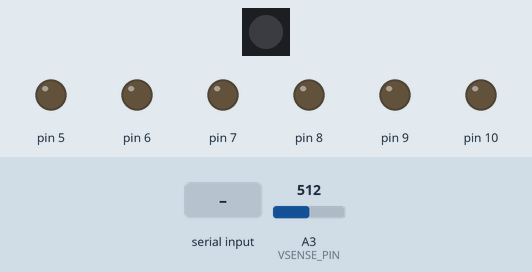
The sketch below on a simulated Arduino Uno, built with avr-gcc and run on an emulated ATmega328P. Parts: 1 RGB LEDs in strip order, left to right, output pins drawn as LEDs (lit = HIGH). The inputs (shaded band) are chosen by the test bench; at power-on: A3 (VSENSE_PIN) = 512. Dim RGB values are drawn brighter than linear; what the sketch prints to the serial monitor is not drawn.

Above: at 1.2 s.
1.3 s: "l,45\n" received over Serial
At 2.3 s:
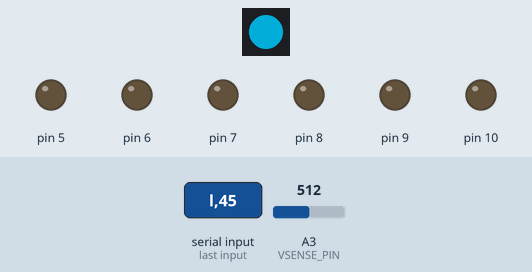
2.8 s: "m,45\n" received over Serial
At 3.4 s:
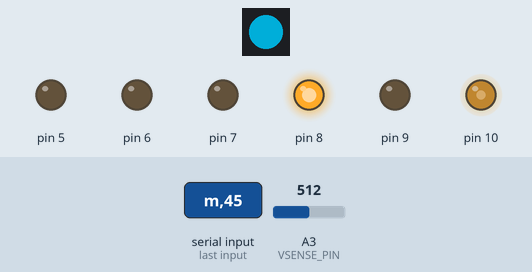
5.8 s: "f,45\n" received over Serial
Timing chart, 0 to 8.8 s (numbered marks = the images above; inputs shaded):
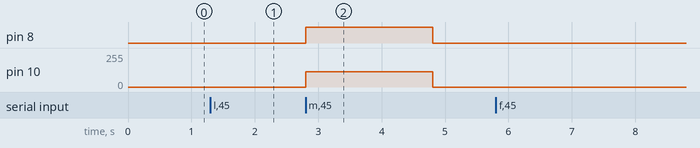

Measured:
- after the input at 2.8 s, pin 8: LOW → HIGH at once, → LOW 2.0 s later; pin 10: 0/255 → 115/255 at once, → 0/255 2.0 s later

The sketch:

car.ino
```cpp
#include <TimerOne.h>
#include <Adafruit_NeoPixel.h>

#define LIGHTS_PIN A1
#define VSENSE_PIN A3

Adafruit_NeoPixel strip = Adafruit_NeoPixel(1, LIGHTS_PIN, NEO_GRB + NEO_KHZ800);

// This example creates a PWM signal with 25 kHz carrier.
//
// Arduino's analogWrite() gives you PWM output, but no control over the
// carrier frequency.  The default frequency is low, typically 490 or
// 3920 Hz.  Sometimes you may need a faster carrier frequency.
//
// The specification for 4-wire PWM fans recommends a 25 kHz frequency
// and allows 21 to 28 kHz.  The default from analogWrite() might work
// with some fans, but to follow the specification we need 25 kHz.
//
// http://www.formfactors.org/developer/specs/REV1_2_Public.pdf
//
// Connect the PWM pin to the fan's control wire (usually blue).  The
// board's ground must be connected to the fan's ground, and the fan
// needs +12 volt power from the computer or a separate power supply.

#include "MotorCtrl.h"


MotorCtrl left_motor(9, 6, 5); //inversion should be applied to dir pins for the left motor
MotorCtrl right_motor(10, 8, 7);

String cmd = "";
int pos = 0;
bool debug_enabled = false;

unsigned long last_cmd = 0;
unsigned long auto_stop_timeout = 2000;
unsigned long last_ping = 0;

// number of analog samples to take per reading
#define NUM_SAMPLES 10

int sum = 0;                    // sum of samples taken
unsigned char sample_count = 0; // current sample number
float voltage = 0.0;            // calculated voltage

void setup(void)
{
  Serial.begin(9600);
  while (!Serial) {
    ; // wait for serial port to connect. Needed for native USB port only
  }


  // 400 us = 2.5 kHz
  // 800 us = 1.25 kHz
  // 200 us = 5.0 kHz
  Timer1.initialize(200);

  strip.begin();
  strip.show(); // Initialize all pixels to 'off'

  Serial.println(F("Setup Finished"));

  pinMode(VSENSE_PIN, INPUT);

}

void calculateVoltage()
{
    // take a number of analog samples and add them up
  if (sample_count < NUM_SAMPLES) {
      sum += analogRead(VSENSE_PIN);
      sample_count++;
  }
  else {
      // calculate the voltage
      // use 5.0 for a 5.0V ADC reference voltage
      // 5.015V is the calibrated reference voltage
      voltage = ((float)sum / (float)NUM_SAMPLES * 5.03) / 1024.0;
      // send voltage for display on Serial Monitor
      // voltage multiplied by 11 when using voltage divider that
      // divides by 11. 11.132 is the calibrated voltage divide
      // value
      sample_count = 0;
      sum = 0;
  }

}

void loop(void)
{

  if (Serial.available() > 0) {
    char a = Serial.read();

    if (cmd == "m") {
      processMove(a);

    }
    else if (cmd == "l") {
      processLights(a);

    }
    else if (cmd == "d") {
      processDebug(a);
    }
    else if (cmd == "") {
      //start character of a recognized command?
      if (a == 'm') {
        cmd = a;
      }
      else if (a == 'l') {
        cmd = a;
      }
      else if (a == 'd') {
        cmd = a;
      }
      if (cmd == "") {
        processSimple(a);
      }

    }
  } // Serial.available()>0

  if ( (millis() - last_cmd) > auto_stop_timeout ) {
    if (left_motor.isRunning() || right_motor.isRunning()) {
      stopCar();
    }
  }

  if ( millis() - last_ping > 1500) {
      Serial.print("p");
      Serial.print(voltage);
      Serial.print("|");
      last_ping = millis();
  }

   calculateVoltage();
}


void finishCommand()
{
  //clear cmd
  cmd = ""; // command name
  pos = 0;  // position in command buffer
  last_cmd = millis();  // for autostop
}
void stopCar()
{
  //stop
  left_motor.stop();
  right_motor.stop();

  left_motor.dumpState();
  right_motor.dumpState();

  if (debug_enabled)Serial.println(F("STOP"));

  last_cmd = 0;
}
void processDebug(char a)
{
  int val = readDigit(a);
  if (val > 0) {
    debug_enabled = true;
    Serial.println(F("DEBUG ON"));
  }
  else {
    debug_enabled = false;
    Serial.println(F("DEBUG OFF"));
  }
}
void processLights(char a)
{
  static int buf[4] = {0, 0, 0, 0};

  if (pos < 4) {
    //0=> RED from 0 to 9
    //1=> GREEN from 0 to 9
    //2=> BLUE from 0 to 9
    //3=> Brightness from 0 to 9
    buf[pos] = readDigit(a);
    pos++;
  }

  if (pos == 4) {
    if (debug_enabled) Serial.print(F("LIGHTS: "));

    uint8_t red = map(buf[0],  0, 9, 0, 255);
    uint8_t green = map(buf[1], 0, 9, 0, 255);
    uint8_t blue = map(buf[2], 0, 9, 0, 255);
    uint8_t i = map(buf[3], 0, 9, 0, 255);

    strip.setPixelColor(0, strip.Color(red,green,blue)); // Moderately bright green color.

    strip.show(); // This sends the updated pixel color to the hardware.

    if (debug_enabled) {
      Serial.print(F("R: "));
      Serial.print(red);
      Serial.print(F("G: "));
      Serial.print(green);
      Serial.print(F("B: "));
      Serial.print(blue);
      Serial.print(F("I: "));
      Serial.println(i);
    }
    finishCommand();

  }
}
void processMove(char a)
{
  static int buf[4] = {0, 0, 0, 0};

  //execute command
  if (pos < 4) {
    //0=> left motor speed from 0 to 9
    //1=> left motor direction 0=forward 1=backward
    //2=> right motor speed from 0 to 9
    //3=> right motor direction 0=forward 1=backward
    buf[pos] = readDigit(a);
    pos++;
  }

  if (pos == 4) {

    if (debug_enabled) Serial.print(F("MOVE: "));

    if (buf[1] > 0) buf[0] = -buf[0];
    if (buf[3] > 0) buf[2] = -buf[2];

    left_motor.drive( buf[0] );
    right_motor.drive( buf[2] );

    if (debug_enabled) {
      left_motor.dumpState();
      right_motor.dumpState();
    }

    finishCommand();
  }

}
int readDigit(char a)
{
  int c = (int)a - 48;
  if (c < 0) c = 0;
  if (c > 9) c = 9;
  return c;

}
void processSimple(char a)
{
  if (a == 'f') {

    if (left_motor.getSpeed() == 0) {
      left_motor.drive(5);
    }
    else {
      left_motor.drive(left_motor.getSpeed());
    }

    if (right_motor.getSpeed() == 0) {
      right_motor.drive(5);
    }
    else {
      right_motor.drive(right_motor.getSpeed());
    }

    left_motor.dumpState();
    right_motor.dumpState();

  }
  else if (a == 'b') {

    if (left_motor.getSpeed() == 0) {
      left_motor.drive(-5);
    }
    else {
      left_motor.drive(-left_motor.getSpeed());
    }

    if (right_motor.getSpeed() == 0) {
      right_motor.drive(-5);
    }
    else {
      right_motor.drive(-right_motor.getSpeed());
    }

    left_motor.dumpState();
    right_motor.dumpState();

  }
  else if (a == 's') {
    stopCar();

  }
  //1-to-0 digits processed as percent speed of motor
  else {
    //duty cycle = 90 motor can not move 10 off 90 on
    //highest speed can be acheived using 0v pwm i.e. 0 duty cycle

    int spd = readDigit(a);

    left_motor.drive( spd * left_motor.getDirection() );
    right_motor.drive( spd * right_motor.getDirection() );

    left_motor.dumpState();
    right_motor.dumpState();

  }
}
```

MotorCtrl.cpp
```cpp
#include "MotorCtrl.h"
#include <Arduino.h>
#include <TimerOne.h>

MotorCtrl::MotorCtrl(int p_pwm, int p_ls, int p_rs):pwm_pin(p_pwm),ls_pin(p_ls), rs_pin(p_rs)
{
  pinMode(ls_pin, OUTPUT);
  digitalWrite(ls_pin, LOW);

  pinMode(rs_pin, OUTPUT);
  digitalWrite(rs_pin, LOW);

  spd = 0;
  duty = 0;
  dir = 0;//stoped 1=forward -1=backward
}
MotorCtrl::~MotorCtrl()
{}
bool MotorCtrl::isForward()
{
  return (dir == 1);
}
bool MotorCtrl::isBackward()
{
  return (dir == -1);
}
bool MotorCtrl::isRunning()
{
  return (dir != 0);
}
int MotorCtrl::getDirection()
{
  return dir;
}
int MotorCtrl::getSpeed()
{
  return spd;
}
void MotorCtrl::forward()
{
    if (isBackward()) {
      digitalWrite(ls_pin, LOW);
      digitalWrite(rs_pin, LOW);
      //delay(100);
    }
    digitalWrite(ls_pin, HIGH);
    digitalWrite(rs_pin, LOW);

    dir = 1;


}
void MotorCtrl::backward()
{
    if (isForward()) {
      digitalWrite(ls_pin, LOW);
      digitalWrite(rs_pin, LOW);
      //delay(50);
    }
    digitalWrite(ls_pin, LOW);
    digitalWrite(rs_pin, HIGH);

    dir = -1;

}
void MotorCtrl::stop()
{
    digitalWrite(ls_pin, LOW);
    digitalWrite(rs_pin, LOW);
    Timer1.pwm(pwm_pin, 0);
    spd = 0;
    duty = 0;
    dir = 0;

}
// in percent slowest 0 -> 9 fastest
void MotorCtrl::setSpeed(int val)
{
    spd = abs(val);
    if (spd>9)spd = 9;

    if (spd == 0) duty = 0;
    else duty = map(spd, 1, 9, 90, 0);

    Timer1.pwm(pwm_pin, (duty / 100.0) * 1024);


}
//ATM255|255 spd from -255 to 255
void MotorCtrl::drive(int val)
{

    setSpeed(val);

    if (val>0) {

      forward();

    }
    else if (val<0) {

      backward();

    }
    else {
      stop();
    }

}
void MotorCtrl::dumpState()
{
    Serial.print(F("SPD: "));
    Serial.print(spd);
    Serial.print(F(" | DIR: "));
    Serial.print(dir);
    Serial.print(F(" | DUTY: "));
    Serial.println(duty);
}
```

MotorCtrl.h
```cpp
class MotorCtrl
{

  public:
    MotorCtrl(int pwm_pin, int ls_pin, int rs_pin);
    ~MotorCtrl();

    void  drive(int spd_dir);
    void  stop();
    void  forward();
    void  backward();
    void  setSpeed(int val);
    bool  isForward();
    bool  isBackward();
    bool  isRunning();
    int   getSpeed();
    int   getDirection();
    void dumpState();

  private:
    int pwm_pin;
    int ls_pin;
    int rs_pin;
    int dir;
    int spd;
    float duty;
};
```
